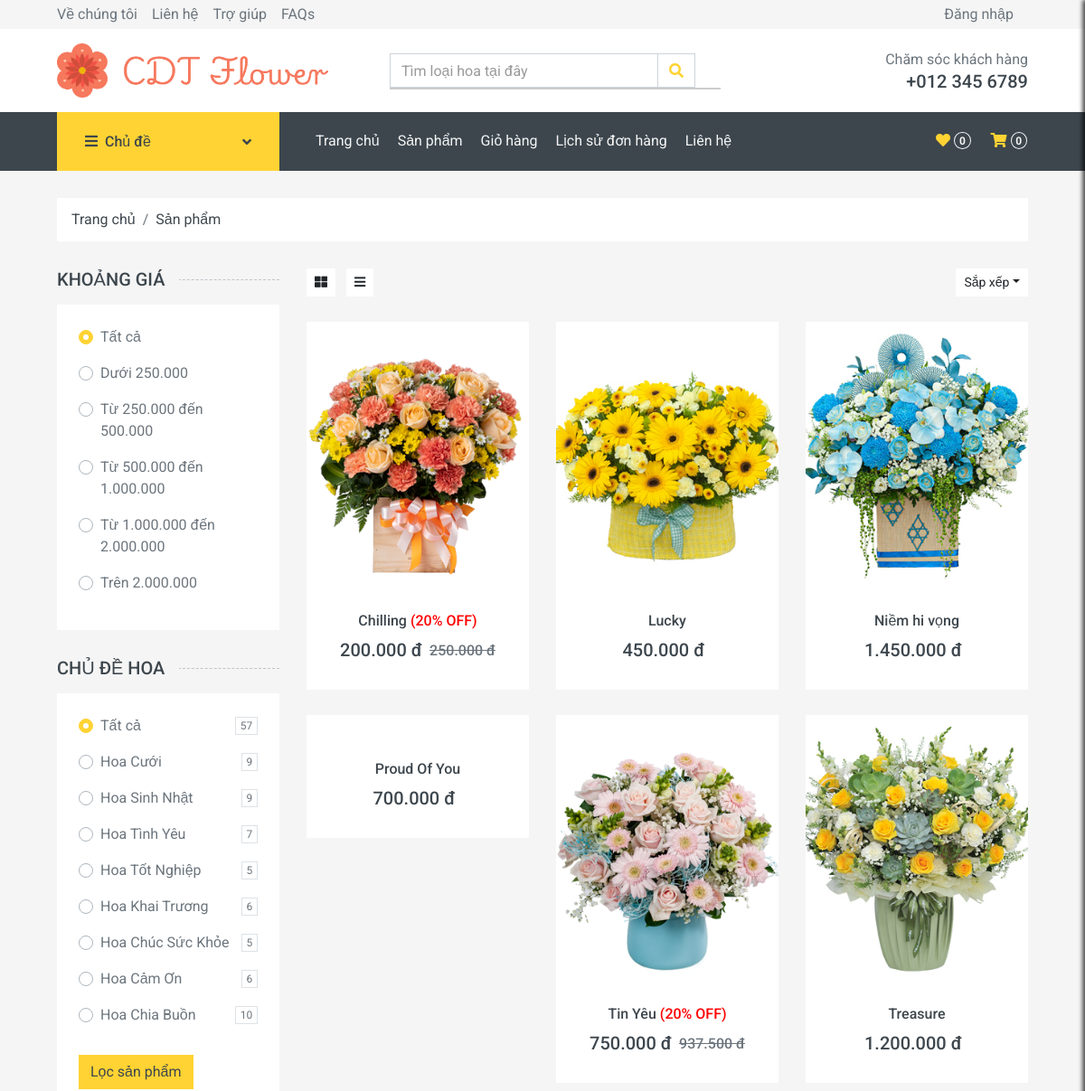
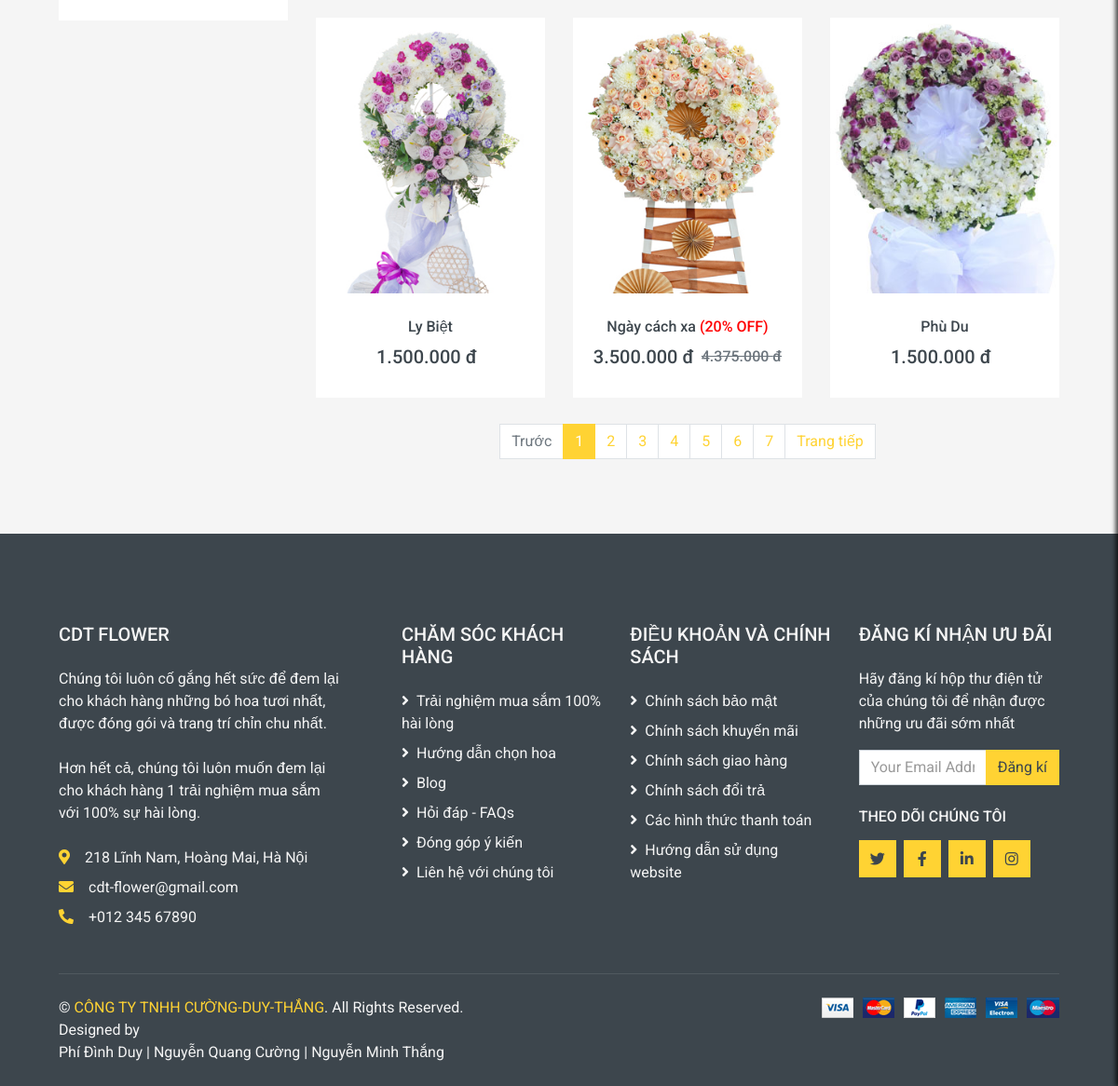
The page /shop.php on the database its author committed (2 pictures, top to bottom).
### tables this page shows
CREATE TABLE `sanpham` (
  `MaSanPham` int(11) NOT NULL,
  `TenSanPham` varchar(200) NOT NULL,
  `MaDanhMuc` int(11) NOT NULL,
  `Mau` varchar(50) NOT NULL,
  `MoTa` text NOT NULL,
  `Gia` decimal(10,0) NOT NULL,
  `HinhAnh` varchar(200) NOT NULL,
  `TonKho` int(11) NOT NULL,
  `GiamGia` int(11) NOT NULL
);

### shop.php (the view, shortened to what this page needs)
<?php require_once('header.php'); ?>
<div class="container-fluid">
    <div class="row px-xl-5">
        <div class="col-12">
            <nav class="breadcrumb bg-light mb-30">
                <a class="breadcrumb-item text-dark" href="#">Trang chủ</a>
                <a class="breadcrumb-item text-dark" href="#">Sản phẩm</a>
            </nav>
        </div>
    </div>
</div>
<div class="container-fluid">
    <div class="row px-xl-5">
        <div class="col-lg-3 col-md-4">
            <h5 class="section-title position-relative text-uppercase mb-3">
                <span class="bg-secondary pr-3">Khoảng giá</span>
            </h5>
            <div class="bg-light p-4 mb-30">
                <form id="filter-form" method="GET" action="">
                    <div class="custom-control custom-radio d-flex align-items-center justify-content-between mb-3">
                        <label class="custom-control-label" for="price-all">Tất cả</label>
                    </div>
                    <?php
                    $priceRanges = [
                        '0-250000' => 'Dưới 250.000',
                        '250000-500000' => 'Từ 250.000 đến 500.000',
                        '500000-1000000' => 'Từ 500.000 đến 1.000.000',
                        '1000000-2000000' => 'Từ 1.000.000 đến 2.000.000',
                        '2000000-' => 'Trên 2.000.000',
                    ];
                    foreach ($priceRanges as $value => $label) {
                        echo '<div class="custom-control custom-radio d-flex align-items-center justify-content-between mb-3">';
                        echo '<label class="custom-control-label" for="price-' . array_search($value, array_keys($priceRanges)) . '">' . $label . '</label>';
                        echo '</div>';
                    }
                    ?>
                </div>
                <h5 class="section-title position-relative text-uppercase mb-3">
                    <span class="bg-secondary pr-3">Chủ đề Hoa</span>
                </h5>
                <div class="bg-light p-4 mb-30">
                    <div class="custom-control custom-radio d-flex align-items-center justify-content-between mb-3">
                        <label class="custom-control-label" for="theme-all">Tất cả</label>
                        <span class="badge border font-weight-normal"><?php echo getTotalProducts(); ?></span>
                    </div>
                    <?php
                    $themes = [
                        'Hoa Cưới',
                        'Hoa Sinh Nhật',
                        'Hoa Tình Yêu',
                        'Hoa Tốt Nghiệp',
                        'Hoa Khai Trương',
                        'Hoa Chúc Sức Khỏe',
                        'Hoa Cảm Ơn',
                        'Hoa Chia Buồn'
                    ];
                    foreach ($themes as $index => $theme) {
                        echo '<div class="custom-control custom-radio d-flex align-items-center justify-content-between mb-3">';
                        echo '<label class="custom-control-label" for="theme-' . ($index + 1) . '">' . $theme . '</label>';
                        echo '<span class="badge border font-weight-normal">' . getThemeCount($theme) . '</span>';
                        echo '</div>';
                    }
                    ?>
                    <button type="submit" class="btn btn-primary mt-3">Lọc sản phẩm</button>
            </div>
            <?php
            function getDatabaseConnection() {
                $servername = "localhost";
                $username = "root";
                $password = "";
                $dbname = "banhoa";
                $conn = new mysqli($servername, $username, $password, $dbname);
                return $conn;
            }
            function getTotalProducts() {
                $conn = getDatabaseConnection();
                $sql = "SELECT COUNT(*) as total FROM sanpham";
                $result = $conn->query($sql);
                $total = $result ? $result->fetch_assoc()['total'] : 0;
                return $total;
            }
            function getThemeCount($theme) {
                $conn = getDatabaseConnection();
                $sql = "SELECT COUNT(*) AS total FROM sanpham s
                INNER JOIN danhmucsanpham d ON s.MaDanhMuc = d.MaDanhMuc
                WHERE d.TenDanhMuc LIKE ?";
                $stmt = $conn->prepare($sql);
                $stmt->bind_param("s", $theme);
                $stmt->execute();
                $result = $stmt->get_result();
                $total = $result ? $result->fetch_assoc()['total'] : 0;
                return $total;
            }
            ?>
        </div>
        <?php
                require_once('database/db_connect.php');
                $productsPerPage = 9;
                $current_page = isset($_GET['page']) ? (int)$_GET['page'] : 1;
                $offset = ($current_page - 1) * $productsPerPage;
                $priceRange = isset($_GET['price-range']) ? $_GET['price-range'] : 'all';
                $theme = isset($_GET['theme']) ? $_GET['theme'] : 'all';
                $sort = isset($_GET['sapxep']) ? $_GET['sapxep'] : '';
                $whereClause = "";
                $whereClause = $whereClause ? "WHERE $whereClause" : "";
                $orderBy = "";
                        $sql = "SELECT * FROM sanpham AS sp JOIN danhmucsanpham AS d ON sp.MaDanhMuc = d.MaDanhMuc $whereClause $orderBy LIMIT $offset, $productsPerPage";
                        $sql_total = "SELECT COUNT(*) as total FROM sanpham AS sp JOIN danhmucsanpham AS d ON sp.MaDanhMuc = d.MaDanhMuc $whereClause";
                        $result_total = mysqli_query($conn, $sql_total);
                        $totalProducts = mysqli_fetch_assoc($result_total)['total'];
                        $totalPages = ceil($totalProducts / $productsPerPage);
                        $result = mysqli_query($conn, $sql);
                        $products = array();
                        if (mysqli_num_rows($result) > 0) {
                            while ($row = mysqli_fetch_assoc($result)) {
                                $products[] = $row;
                            }
                        } else {
                            echo "Không có sản phẩm nào.";
                        }
                        ?>
                        <div class="col-lg-9 col-md-8">
                            <div class="row pb-3">
                                <div class="col-12 pb-1">
                                    <div class="d-flex align-items-center justify-content-between mb-4">
                                        <div>
                                            <button class="btn btn-sm btn-light"><i class="fa fa-th-large"></i></button>
                                            <button class="btn btn-sm btn-light ml-2"><i class="fa fa-bars"></i></button>
                                        </div>
                                        <div class="ml-2">
                                            <div class="btn-group">
                                                <button type="button" class="btn btn-sm btn-light dropdown-toggle" data-toggle="dropdown">Sắp xếp</button>
                                            </div>
                                        </div>
                                    </div>
                                </div>
                                <?php
                                foreach ($products as $product) {
                                    ?>
                                    <div class="col-lg-4 col-md-6 col-sm-6 pb-1">
                                        <div class="product-item bg-light mb-4">
                                            <div class="product-img position-relative overflow-hidden">
                                                <img class="img-fluid w-100" src="<?php echo $product['HinhAnh']; ?>" alt="">
                                                <div class="product-action">
                                                </div>
                                            </div>
                                            <div class="text-center py-4">
                                                <a class="h6 text-decoration-none text-truncate" href="detail.php?productName=<?php echo urlencode($product['TenSanPham']); ?>">
                                                    <?php echo $product['TenSanPham'];
                                                    if (!empty($product['GiamGia']) && $product['GiamGia'] > 0) {
                                                        echo '<span class="discount-badge"> (' . $product['GiamGia'] . '% OFF)</span>';
                                                    }
                                                    ?>
                                                </a>
                                                <div class="d-flex align-items-center justify-content-center mt-2">
                                                    <h5><?php echo number_format($product['Gia'], 0, ',', '.') . " đ"; ?></h5>
                                                    <h6 class="text-muted ml-2">
                                                        <?php
                                                        if ($product['GiamGia'] != 0) {
                                            $giachuagiam = $product['Gia'] / (1 - ($product['GiamGia'] / 100));
                                            echo "<del>" . number_format($giachuagiam, 0, ',', '.') . " đ</del>";
                                        }
                                        ?>
                                    </h6>
                                </div>
                            </div>
                        </div>
                    </div>
                    <?php
                }
                ?>
                <div class="col-12">
                    <nav>
                        <ul class="pagination justify-content-center">
                            <li class="page-item <?php if ($current_page <= 1) echo 'disabled'; ?>">
                                <a class="page-link" href="?page=<?php echo $current_page - 1; ?>&price-range=<?php echo urlencode($priceRange); ?>&theme=<?php echo urlencode($theme); ?>&sort=<?php echo urlencode($sort); ?>">Trước</a>
                            </li>
                            <?php for ($i = 1; $i <= $totalPages; $i++) : ?>
                                <li class="page-item <?php if ($i == $current_page) echo 'active'; ?>">
                                    <a class="page-link" href="?page=<?php echo $i; ?>&price-range=<?php echo urlencode($priceRange); ?>&theme=<?php echo urlencode($theme); ?>&sort=<?php echo urlencode($sort); ?>"><?php echo $i; ?></a>
                                </li>
                            <?php endfor; ?>
                            <li class="page-item <?php if ($current_page >= $totalPages) echo 'disabled'; ?>">
                                <a class="page-link" href="?page=<?php echo $current_page + 1; ?>&price-range=<?php echo urlencode($priceRange); ?>&theme=<?php echo urlencode($theme); ?>&sort=<?php echo urlencode($sort); ?>">Trang tiếp</a>
                            </li>
                        </ul>
                    </nav>
                </div>
            </div>
        </div>
    </div>
</div>
<?php require_once('footer.php') ?>
</body>
</html>

### shop.php (style rules this page uses)
.discount-badge { color: red; animation: blink 0.5s step-start infinite; }

### rows shown on the page
sanpham: shows a picture, TenSanPham "Chilling", GiamGia "20", Gia "200.000", giachuagiam "250.000"
sanpham: shows a picture, TenSanPham "Lucky", Gia "450.000"
sanpham: shows a picture, TenSanPham "Niềm hi vọng", Gia "1.450.000"
sanpham: TenSanPham "Proud Of You", Gia "700.000"
sanpham: HinhAnh (picture), TenSanPham "Tin Yêu", GiamGia "20", Gia "750.000", giachuagiam "937.500"
sanpham: HinhAnh (picture), TenSanPham "Treasure", Gia "1.200.000"
sanpham: HinhAnh (picture), TenSanPham "Ly Biệt", Gia "1.500.000"
sanpham: HinhAnh (picture), TenSanPham "Ngày cách xa", GiamGia "20", Gia "3.500.000", giachuagiam "4.375.000"
sanpham: HinhAnh (picture), TenSanPham "Phù Du", Gia "1.500.000"

### other values the page prints
$tong_so_luong "0"
count($maSP_giohang) "0"
$label "Dưới 250.000"
$label "Từ 250.000 đến 500.000"
$label "Từ 500.000 đến 1.000.000"
$label "Từ 1.000.000 đến 2.000.000"
$label "Trên 2.000.000"
getTotalProducts() "57"
$theme "Hoa Cưới"
getThemeCount($theme) "9"
$theme "Hoa Sinh Nhật"
$theme "Hoa Tình Yêu"
getThemeCount($theme) "7"
$theme "Hoa Tốt Nghiệp"
getThemeCount($theme) "5"
